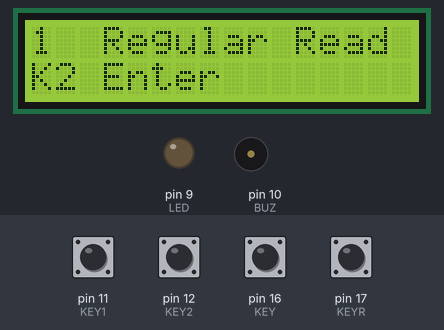
This sketch was run on a simulated Arduino Uno, built with avr-gcc and run on an emulated ATmega328P. Shown: 16×2 character LCD, output pins drawn as LEDs (lit = HIGH), buzzer (waves = sounding). The test bench sets the inputs (shaded band); at power-on: pin 11 (KEY1), pin 12 (KEY2), pin 16 (KEY), pin 17 (KEYR) HIGH. Random numbers use the default seed unless the sketch sets one.

Above: at 1.3 s.
1.4 s: pin 11 (KEY1) pulled LOW for 0.15 s
At 2.3 s:
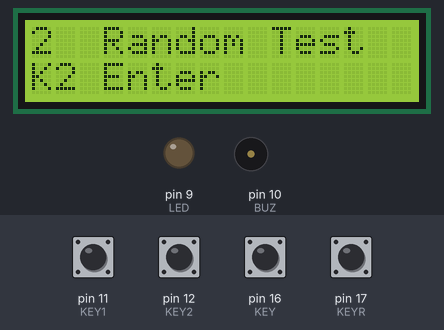
3.0 s: pin 12 (KEY2) pulled LOW for 0.15 s
At 3.7 s:
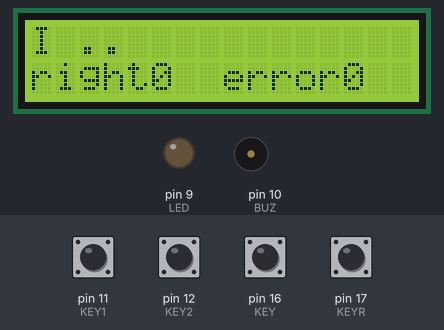
4.6 s: pin 16 (KEY) pulled LOW for 0.15 s
At 5.6 s:
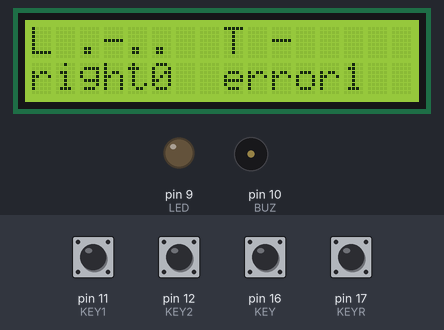
6.4 s: pin 11 (KEY1) pulled LOW for 1 s
At 8.6 s:
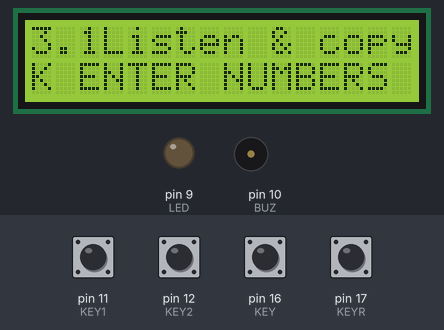
8.9 s: pin 16 (KEY) pulled LOW for 1 s
At 13.9 s:
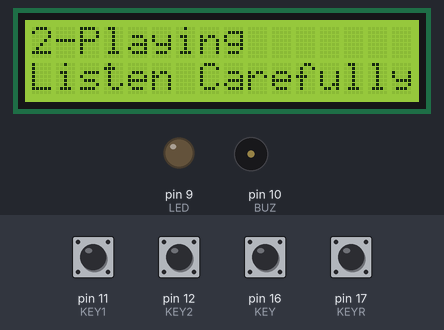
Timing chart, 0 to 52.3 s (numbered marks = the images above; inputs shaded):
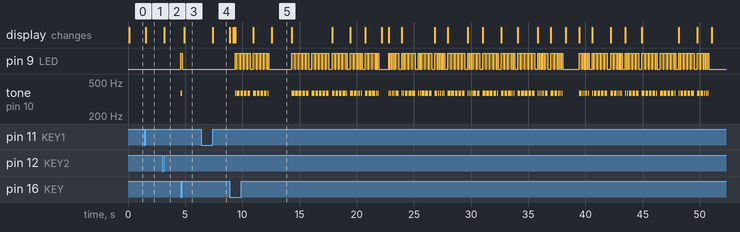

Measured:
- after the input at 1.4 s, the display: changes after 0.16 s (image 1)
- after the input at 3.0 s, the display: first changes after 0.16 s (image 2 shows a later state)
- after the input at 4.6 s, pin 9 (LED): LOW → HIGH at once, → LOW 0.15 s later; tone on pin 10 (BUZ): silent → 370 Hz at once, → silent 0.15 s later; the display: changes after 0.31 s (image 3)
- after the input at 6.4 s, the display: changes after 1.0 s (image 4)
- after the input at 8.9 s, tone on pin 10 (BUZ): plays 370 Hz for 0.08 s, 370 Hz for 0.24 s, 370 Hz for 0.24 s, 370 Hz for 0.24 s, 370 Hz for 0.24 s, 370 Hz for 0.24 s … (130 notes in this stretch), starting after 0.47 s; the display: first changes at once (image 5 shows a later state)

The sketch:

CW_Pratice.ino
```cpp
#include <EEPROM.h>
#include <Wire.h>

#include <LiquidCrystal.h>

#define LED 9
#define BUZ 10
#define KEY 16
#define KEYR 17
#define vacantL 16
#define vacantR 17
#define KEY1 11
#define KEY2 12


bool keyState = 0;
bool keyRState = 0;
bool keyState1 = 0;
bool keyState2 = 0;

#define arr_len 49// 字符的数量，用于遍历
byte u_time = 150; // 滴的最长时长，单位毫秒
byte play_u_time = 75; // 滴的最长时长，单位毫秒
#define check_time 20// 防止抖动的忽略时间，少于这个时间的按压会忽略。单位：毫秒
//标点符号可能是6位组合
const char* c[] = {".-", "-...", "-.-.", "-..", ".", "..-.", "--.", "....", "..", ".---", "-.-", ".-..", "--", "-.", "---", ".--.", "--.-", ".-.", "...", "-", "..-", "...-", ".--", "-..-", "-.--", "--..",  " ", " ",".----", "..---", "...--", "....-", ".....", "-....", "--...", "---..", "----.", "-----", " ", ".--.-.", "..--..", "-..-.", "-.--.-", "-....-", ".-.-.-", "-...-", ".-.-.", "---...", "-.-.-", "..-.."};
const char* w[] = {"A",   "B",    "C",   "D",   "E",  "F",   "G",   "H",    "I",  "J",    "K",   "L",    "M",  "N",  "O",   "P",    "Q",    "R",   "S",   "T", "U",   "V",    "W",   "X",    "Y",    "Z",     " ", " ","1",     "2",     "3",     "4",     "5",     "6",     "7",     "8",     "9",     "0",     " ", "@",      "?",      "/",     "()",     "-",      ".",       "=",     "+",     ":",      ";",     ","};
unsigned long s_time = 0;
unsigned long e_time = 0;// 单次敲击的时间记录
unsigned long cs_time = 0;// 字母，单词间隔时间变量
bool flag_rcd = 0; // 单词敲击的记录开始符号
bool flag_letter = 0;// 字符记录开始符号
bool flag_space = 0;// 检查空格标识
char key_code[30] = "";        // 单次键入的电码
char send_code[100] = "";      // 一次键入的全部电码
char send_word[100] = "";      // 发送的单词

bool flag_correct = 0;
bool letterFinish = 0;
bool playFinish = 0;
bool playState = 1;
byte mode3Count;
byte randomRange1;
byte randomRange2;
bool eepromOperate = 0;

byte menu = 0;
bool firstSaw = 1;

byte iii;
byte j;
char randomStr1[33] = "";  // 16个字符 + 结束符
char randomStr2[33] = "";

bool displayState1 = 0;
bool displayState2 = 0;

byte randomNum;
bool countState = 0;
bool accessState = 1;
int correctCount = 0;
int errorCount = -1;

byte settingsCount = 0;
byte count1 = 0;
byte count2 = 0;
byte count3;
byte codeShowState = 1;


LiquidCrystal LCD(15, 14, 8,7,6,5);


void setup() {
  // put your setup code here, to run once:
  Serial.begin(9600);

  EEPROM.begin();
  delay(50);

  pinMode(LED, OUTPUT);
  pinMode(BUZ, OUTPUT);
  //pinMode(KEY, INPUT_PULLUP);
  //pinMode(KEYR, INPUT_PULLUP);
  pinMode(vacantL, INPUT_PULLUP);
  pinMode(vacantR, INPUT_PULLUP);
  digitalWrite(LED,0);
  digitalWrite(BUZ,0);
  pinMode(KEY1, INPUT_PULLUP);
  pinMode(KEY2, INPUT_PULLUP);
  randomSeed(analogRead(A0));

  LCD.begin(16, 2); // 初始化LCD，设定显示范围为16列2行
  LCD.print("Hello, World!"); // 显示内容
}
uint16_t tick=0;
char msg[50];
void loop0() {
  // put your main code here, to run repeatedly:

  //sprintf(msg,"%06d %d",tick++,digitalRead(KEY2));
  //Serial.println(msg);

  LCD.setCursor(0, 1); // 将光标定位到第1列第2行（行列下标从0开始）
  LCD.print(millis() / 10); // 显示运行时间（秒）

  //digitalWrite(LED,tick%2);
  //delay(100);
}


void loop() {
  //sprintf(msg,"%06d KEY2[%d] menu[%d] L[%d]",tick++,digitalRead(KEY2),menu,digitalRead(vacantL));
  //sprintf(msg,"%06d [%s]",tick++,key_code.c_str());
  //Serial.println(msg);
  //strcpy(key_code, "");  // 使用strcpy替代=赋值
 // sprintf(key_code, "%d", tick);  // 数字转字符串
  //sprintf(msg, "%06d [%s] send_code len", tick++, key_code);
  //Serial.println(msg);
 //delay(500);
  //return;
  if (digitalRead(KEY) == LOW) {
    keyState = 1;
  } else {
    keyState = 0;
  }
  if (digitalRead(KEYR) == LOW) {
    keyRState = 1;
  } else {
    keyRState = 0;
  }

  if (digitalRead(KEY1) == LOW)
  { delay(5);
    if (digitalRead(KEY1) == LOW) {
      keyState1 = 1;
      while (digitalRead(KEY1) == LOW);
    }
  } else {
    keyState1 = 0;
  }

  if (digitalRead(KEY2) == LOW)
  { delay(5);
    if (digitalRead(KEY2) == LOW) {
      keyState2 = 1;/*
      EEPROM.write(1, highByte(u_time));
            EEPROM.write(2, lowByte(u_time));
            EEPROM.write(3, highByte(play_u_time));
          EEPROM.write(4, lowByte(play_u_time));
          EEPROM.end();*/
          /*EEPROM.write(1,u_time);
            EEPROM.write(3,play_u_time);
          EEPROM.commit();*/
          //eepromOperate = 1;
      while (digitalRead(KEY2) == LOW);
    }
  } else {
    keyState2 = 0;
  }
  /*if(eepromOperate== 1)
  {
    //EEPROM.write(1,u_time);
    //        EEPROM.write(3,play_u_time);
    EEPROM.write(5, int(codeShowState));
          EEPROM.end();
          eepromOperate = 0;
  }
*/
  if (keyState1 == 1)
  {
    menu += 1;
    settingsCount = 0;
    displayState1 = displayState2 = 0;
    firstSaw = 1;
    randomStr1[0] = randomStr2[0] = 0;
    playFinish = 0;
    playState = 1;
    count3 = 120;
    j = 0;
    mode3Count = 0;
    eepromOperate = 1;
    LCD.clear();
  }

  if (keyState2 == 1)
  {
    eepromOperate = 1;
    LCD.clear();
  }

  check_letter();// 检查字符是否输入完成，停止输入的时间超过一个单位时间的1.2倍则代表此次字符输入完成，将输入的内容进行识别。
  check_key_press();// 检查按键是否按下，按下则开始记录此次输入。
  check_key_release();// 检查按键是否释放

  if (keyState2 == 1) {
    settingsCount ++;
  }
/*
  if(eepromOperate == 1)
          {
            EEPROM.write(1, u_time);
            EEPROM.write(2, play_u_time);
          EEPROM.commit();
            eepromOperate = 0;
          }
*/
  switch (menu) {
    case 0: //常规读取电键输入字符
      if (firstSaw == 1){
        if(keyState1 == 1){
          EEPROM.write(1,u_time);
          EEPROM.write(3,play_u_time);
          ///EEPROM.commit();
        }
        LCD.setCursor(0, 0);
        LCD.print("1  Regular Read");
        LCD.setCursor(0, 1);
        LCD.print("K2 Enter");
        if (keyState2 == 1)
        {
          firstSaw = 0;
          LCD.clear();
        }
      }
      else
      {
        displayState1 = 1;
      }
      break;
    case 1:
      if (firstSaw == 1)
      {
        LCD.setCursor(0, 0);
        LCD.print("2  Random Test");
        LCD.setCursor(0, 1);
        LCD.print("K2 Enter");
        if (keyState2 == 1)
        {
          firstSaw = 0;
          LCD.clear();
        }
      }
      else
      {
        if (accessState == 1)
        {
          if (flag_correct == 1 and randomNum == iii)
          {
            correctCount ++;
          }
          if (flag_correct == 0 or randomNum != iii)
          {
            errorCount ++;
          }
        }
        displayState2 = 1;
        if (accessState == 1)
        {
          randomNum = random(38);
          if(randomNum == 27 or randomNum == 28)
          {
            randomNum = random(38);
          }
          LCD.setCursor(0, 0);
          LCD.print(w[randomNum]);
          LCD.setCursor(2, 0);
          if (codeShowState == 1)
          {
            LCD.print(c[randomNum]);
          }
          else
          {
            LCD.print("      ");
          }
          accessState = 0;
        }
        LCD.setCursor(0, 1);
        LCD.print("right");
        LCD.setCursor(5, 1);
        LCD.print(correctCount);
        LCD.setCursor(8, 1);
        LCD.print("error");
        LCD.setCursor(13, 1);
        LCD.print(errorCount);
      }
      break;
    case 2:
      switch (mode3Count) {
        case 0:
          LCD.setCursor(0, 0);
          LCD.print("3.");
          LCD.setCursor(3, 0);
          LCD.print("Listen & copy");
          LCD.setCursor(0, 1);
          LCD.print("K ENTER");
          LCD.setCursor(2, 0);
          LCD.print(settingsCount + 1);
          LCD.setCursor(8, 1);
          switch (settingsCount) {
            case 0 :
              randomRange1 = 26;
              randomRange2 = 38;
              LCD.print("NUMBERS");
              break;
            case 1:
              LCD.print("LETTERS");
              randomRange1 = 0;
              randomRange2 = 28;
              break;
            case 2:
              LCD.print("COMBINED");
              randomRange1 = 0;
              randomRange2 = 39;
              break;
            default:
              settingsCount = 0;
              break;
          }
          if (keyState == 1)
          {
            mode3Count = 1;
          }
          break;
        case 1:
          if (count3 > 20)
          {
            count3 --;
            LCD.setCursor(0, 0);
            LCD.print("1-Please Ready");
            LCD.setCursor(15, 0);
            LCD.print((count3 - 20)%100);
            LCD.setCursor(0, 1);
            LCD.print("Write Them Down");
          }
          if (count3 == 20)
          {
            LCD.clear();
            count3 = 1;
          }
          if (count3 == 1)
          {
            if (playFinish == 0)
            {
              LCD.setCursor(0, 0);
              LCD.print("2-Playing");
              LCD.setCursor(0, 1);
              LCD.print("Listen Carefully");
            }
            else
            {
              LCD.setCursor(0, 0);
              LCD.print("3-    Done      ");
              LCD.setCursor(0, 1);
              LCD.print("K Check Answer  ");
              if (keyState == 1)
              {
                mode3Count = 2;
              }
            }
            if (playFinish == 0)
            {
              if (letterFinish == 1 or playState == 1)
              {
                playState = 0;
                letterFinish = 0;
                for (int i = 0; i < 16; i ++)
                {
                  randomNum = random(randomRange1, randomRange2);
                  strcat(randomStr1 , w[randomNum]);
                  LCD.setCursor(10, 0);
                  LCD.print(w[randomNum]);
                  LCD.setCursor(11, 0);
                  LCD.print(c[randomNum]);
                  play_code(c[randomNum]);
                  LCD.setCursor(10, 0);
                  LCD.print("      ");
                }
                for (int i = 0; i < 16; i ++)
                {
                  randomNum = random(randomRange1, randomRange2);
                  //randomStr2 += w[randomNum];
                  strcat(randomStr2 , w[randomNum]);
                  LCD.setCursor(10, 0);
                  LCD.print(w[randomNum]);
                  LCD.setCursor(11, 0);
                  LCD.print(c[randomNum]);
                  play_code(c[randomNum]);
                  LCD.setCursor(10, 0);
                  LCD.print("      ");
                }
                playFinish = 1;
              }
            }
          }
          break;
        case 2:
          LCD.setCursor(0, 0);
          LCD.print(randomStr1);
          LCD.setCursor(0, 1);
          LCD.print(randomStr2);
          break;
      }
      break;

    case 3:
      switch (settingsCount) {
        case 0 :
          LCD.setCursor(0, 0);
          LCD.print("4  Settings");
          LCD.setCursor(0, 1);
          LCD.print("K2 Enter");
          break;
        case 1 :
          static int count1 = 0;
          if (keyState == 1) {
            count1 ++;
          }
          if (keyState == 0) {
            count1 = 0;
          }
          if (count1 >= 2)
          {
            u_time ++;
            count1 = 0;
          }
          if (u_time >= 250) {
            LCD.setCursor(10, 1);
            LCD.print("   ");
            u_time = 30;
          }
          LCD.setCursor(0, 0);
          LCD.print("1.Dot Length");
          LCD.setCursor(0, 1);
          LCD.print("K Adjust");
          LCD.setCursor(10, 1);
          LCD.print(u_time);
          LCD.setCursor(14, 1);
          LCD.print("ms");


                    break;
        case 2 :
          static int count2 = 0;
          if (keyState == 1) {
            count2 ++;
          }
          if (keyState == 0) {
            count2 = 0;
          }
          if (count2 >= 2)
          {
            play_u_time ++;
            count2 = 0;
          }
          if (play_u_time >= 200) {
            LCD.setCursor(10, 1);
            LCD.print("   ");
            play_u_time = 20;
          }
          LCD.setCursor(0, 0);
          LCD.print("2.Play Dot");
          LCD.setCursor(0, 1);
          LCD.print("K Adjust");
          LCD.setCursor(10, 1);
          LCD.print(play_u_time);
          LCD.setCursor(14, 1);
          LCD.print("ms");
          if(keyState2 == 1)
          {
            EEPROM.write(1,u_time);
            EEPROM.write(3,play_u_time);
          //EEPROM.commit();
          }
          break;
        case 3:
          if (digitalRead(KEY) == LOW or digitalRead(vacantL) == LOW)
          { delay(5);
            if (digitalRead(KEY) == LOW) {
              codeShowState += 1;
              EEPROM.write(5, codeShowState);
          //EEPROM.commit();
              while (digitalRead(KEY) == LOW);
            }
          }
          LCD.setCursor(11, 1);
          if(codeShowState > 1)
          {
            codeShowState = 0;
          }
          if (codeShowState == 1)
          {
            LCD.print("Show");
          }
          if (codeShowState == 0)
          {
            LCD.print("Hide");
          }
          LCD.setCursor(0, 0);
          LCD.print("3.Morse Code");
          LCD.setCursor(0, 1);
          LCD.print("K Adjust");
          if(keyState2 == 1)
          {
            EEPROM.write(1,u_time);
            EEPROM.write(3,play_u_time);
          //EEPROM.commit();
          }
          break;
        case 4:
          LCD.setCursor(0, 0);
          LCD.print("PCB  Ver 2.0-1");
          LCD.setCursor(0, 1);
          LCD.print("Code Ver 1.0.15");
          break;
        case 5:
          LCD.setCursor(0, 0);
          LCD.print("WeChat");
          LCD.setCursor(0, 1);
          LCD.print("QQ2652283064");
          break;
        default:
          settingsCount = 1;
          break;
      }
      break;
    default :
      menu = 0;
      break;
  }
}
// 修改play_code函数参数类型
void play_code(const char* p_code) {
  for (j = 0; j < strlen(p_code); j++) {  // 使用strlen获取长度
    if (p_code[j] == '.') {
      digitalWrite(LED, 1);
      tone(BUZ, 370);
      delay(play_u_time * 1.1);
      digitalWrite(LED, 0);
      noTone(BUZ);
      delay(play_u_time * 1.05);
    }
    else if (p_code[j] == '-') {
      digitalWrite(LED, 1);
      tone(BUZ, 370);
      delay(play_u_time * 3.15);
      digitalWrite(LED, 0);
      noTone(BUZ);
      delay(play_u_time * 1.05);
    }
    else if (p_code[j] == ' ') {
      delay(play_u_time * 5.25);
    }
    if ((j + 1) == strlen(p_code)) {
      letterFinish = 1;
      delay(play_u_time);
    }
  }
  delay(play_u_time * 1.5);
}

void check_letter() {
  if (flag_letter == 1) {
    int diff_letter = millis() - cs_time;
    if (diff_letter > u_time * 1 && strlen(key_code) > 0) {  // 使用strlen检查是否为空
      check_code(key_code);

      // 使用strcat和strcpy替代String拼接
      strcat(send_code, key_code);
      strcat(send_code, " ");

      strcpy(key_code, "");  // 清空key_code
      flag_letter = 0;
      accessState = 1;
      flag_space = 1;
      cs_time = millis();
    }
  }

  if (flag_space == 1) {
    int diff_space = millis() - cs_time;
    if (diff_space > u_time * 3) {
      // 移除最后一个空格
      if (strlen(send_code) > 0) {
        send_code[strlen(send_code)-1] = '\0';
      }
      flag_space = 0;
      cs_time = millis();
    }
  }
}

void check_key_press() {
  if (digitalRead(KEY) == 0 or digitalRead(vacantL) == LOW) {
    if (flag_rcd == 0) {
      flag_letter = 0;
      flag_space = 0;
      flag_rcd = 1;
      s_time = millis();
      if (displayState1 == 1 or displayState2 == 1) {
        digitalWrite(LED, 1);
        tone(BUZ, 370);
      }
    }
  }
}

void check_key_release() {
  if (digitalRead(KEY) == 1 and digitalRead(vacantL) == 1) {
    if (flag_rcd == 1) {
      digitalWrite(LED, 0);
      noTone(BUZ);
      e_time = millis();
      unsigned long diff_time = e_time - s_time;

      if (diff_time > check_time) {
        // 使用strcat替代String的+=
        if (diff_time < u_time) {
          strcat(key_code, ".");
        }
        else if (diff_time >= u_time) {
          strcat(key_code, "-");
        }
        flag_rcd = 0;
        //sprintf(msg, "%06d [%s] %lu", tick++, key_code, diff_time);
        //Serial.println(msg);
        cs_time = millis();
        flag_letter = 1;
      }
      else {
        flag_rcd = 0;
        flag_letter = 1;
      }
    }
  }
}

// 修改参数类型为const char*
bool check_code(const char* code) {
  for (int i = 0; i < arr_len; i++) {
    if (strcmp(code, c[i]) == 0) {  // 使用strcmp比较字符串
      LCD.clear();
      if (displayState1 == 1) {
        LCD.setCursor(0, 0);
        LCD.print(w[i]);
        LCD.setCursor(2, 0);
        LCD.print(key_code);
      }
      if (displayState2 == 1) {
        LCD.setCursor(8, 0);
        LCD.print(w[i]);
        LCD.setCursor(10, 0);
        LCD.print(key_code);
      }
      iii = i;
      flag_correct = 1;

      if (displayState1 == 1) {
        if (flag_correct == 1) {
          // 使用strcat拼接字符串
          strcat(send_word, w[iii]);
        }
        else {
          strcat(send_word, " ");
        }
        if (strlen(send_word) >= 16) {
          strcpy(send_word, "");
        }
        LCD.setCursor(0, 1);
        LCD.print(send_word);
      }
      return true;
    }
  }

  if (displayState1 == 1 or displayState2 == 1) {
    LCD.clear();
    LCD.setCursor(9, 0);
    LCD.print("error");
  }
  flag_correct = 0;
  return false;
}

// 需要修改的其他函数（在您的switch case中）
// 在mode3Count == 1的情况下，需要修改randomStr1和randomStr2的拼接
void updateRandomStrings() {
  // 原来的：randomStr1 += w[randomNum];
  // 改为：
  strcat(randomStr1, w[randomNum]);
  strcat(randomStr2, w[randomNum]);
}
```
